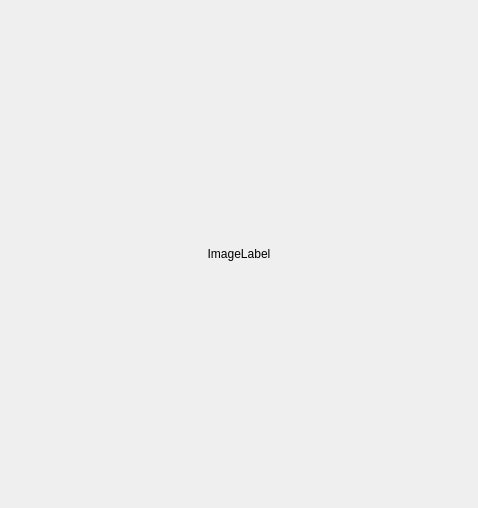
<?xml version="1.0" encoding="UTF-8"?>
<ui version="4.0">
 <class>Form</class>
 <widget class="QWidget" name="Form">
  <property name="geometry">
   <rect>
    <x>0</x>
    <y>0</y>
    <width>478</width>
    <height>508</height>
   </rect>
  </property>
  <property name="windowTitle">
   <string>Form</string>
  </property>
  <layout class="QGridLayout" name="gridLayout">
   <item row="0" column="0">
    <widget class="QLabel" name="image">
     <property name="text">
      <string>ImageLabel</string>
     </property>
     <property name="scaledContents">
      <bool>false</bool>
     </property>
     <property name="alignment">
      <set>Qt::AlignCenter</set>
     </property>
    </widget>
   </item>
  </layout>
 </widget>
 <resources/>
 <connections/>
</ui>
